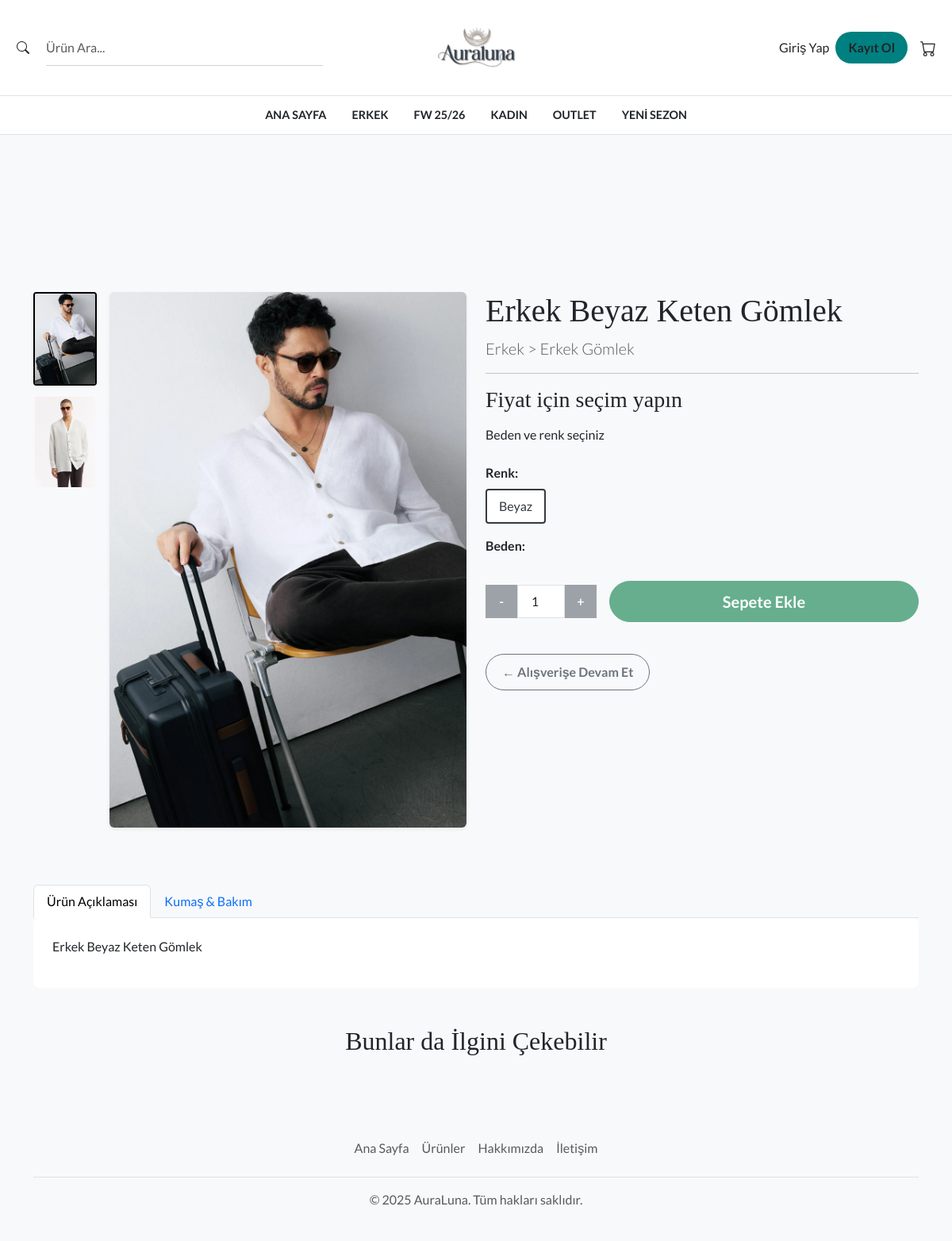
/products/p/erkek-beyaz-keten-gomlek/, run on the app's committed database.
### products/models.py (models this page shows, shortened)
class Category(models.Model):
    name = models.CharField(max_length=200, db_index=True)
    slug = models.SlugField(max_length=200, unique=True)
    parent = models.ForeignKey('self', on_delete=models.CASCADE, null=True, blank=True, related_name='children')
    class Meta:
        ordering = ('name',)
        verbose_name = 'category'
        verbose_name_plural = 'categories'
    def __str__(self):
        full_path = [self.name]; k = self.parent
        while k is not None: full_path.append(k.name); k = k.parent
        return ' > '.join(full_path[::-1])

class Product(models.Model):
    category = models.ForeignKey(Category, related_name='products', on_delete=models.CASCADE)
    name = models.CharField(max_length=200)
    slug = models.SlugField(max_length=200, unique=True)
    description = models.TextField()
    image = models.ImageField(upload_to='products/', null=True, blank=True, help_text="Ana kapak fotoğrafı")
    created_at = models.DateTimeField(auto_now_add=True)
    updated_at = models.DateTimeField(auto_now=True)
    favourited_by = models.ManyToManyField(settings.AUTH_USER_MODEL, related_name='favourite_products', blank=True)
    class Meta:
        ordering = ('-created_at',)

class ProductImage(models.Model):
    product = models.ForeignKey(Product, related_name='images', on_delete=models.CASCADE)
    image = models.ImageField(upload_to='products/gallery/')
    alt_text = models.CharField(max_length=200, blank=True, help_text="Resim yüklenemezse görünecek alternatif metin.")

### products/views.py (the view)
# urls.py: path('p/<slug:slug>/', views.product_detail, name='product_detail'),
def product_detail(request, slug):
    product = get_object_or_404(Product, slug=slug)
    variants_queryset = product.variants.all()
    variants_list = list(variants_queryset.values('id', 'size', 'color', 'stock', 'price'))
    product_images = product.images.all()
    similar_products = Product.objects.filter(category=product.category).exclude(id=product.id)[:4]
    context = {
        'product': product,
        'variants': variants_list,
        'product_images': product_images,
        'similar_products': similar_products,
    }
    return render(request, 'products/product_detail.html', context)

### cart/cart.py (called while the page is built)
    def __len__(self):
        return sum(item['quantity'] for item in self.cart.values())

### cart/context_processors.py (called while the page is built)
def cart(request):
    return {'cart': Cart(request)}

def main_categories(request):
    return {'main_categories': Category.objects.filter(parent__isnull=True)}

### products/templates/products/product_detail.html (shortened to what this page needs)
{% extends "base.html" %}
{% load static %}
{% block content %}
<div class="container my-5">
    <div class="row">
        <div class="col-md-6 mb-4 product-gallery">
            <div class="thumbnail-container">
                {% if product.image %}<img src="{{ product.image.url }}" class="thumbnail-img active" alt="{{ product.name }} - Kapak">{% endif %}
                {% for img in product_images %}<img src="{{ img.image.url }}" class="thumbnail-img" alt="{{ img.alt_text }}">{% endfor %}
            </div>
            <div class="main-image-container">
                <img src="{% if product.image %}{{ product.image.url }}{% else %}{% static 'images/placeholder.png' %}{% endif %}" id="main-product-image" class="img-fluid rounded shadow-sm" alt="{{ product.name }}">
            </div>
        </div>
        <div class="col-md-6">
            <div class="d-flex align-items-center mb-2">
                <h1 class="me-3 mb-0">{{ product.name }}</h1>
            </div>
            <p class="lead text-muted">{{ product.category }}</p>
            <hr>
            <h3 id="product-price" class="mb-3">Fiyat için seçim yapın</h3>
            <p id="product-stock">Beden ve renk seçiniz</p>
            <form id="add-to-cart-form" method="post" class="mt-4 js-ajax-cart-form" data-base-action="{% url 'cart:cart_add' 0 %}">
                <div class="mb-3"><label class="form-label fw-bold">Renk:</label><div id="color-selector" class="d-flex flex-wrap gap-2"></div></div>
                <div class="mb-3"><label class="form-label fw-bold">Beden:</label><div id="size-selector" class="d-flex flex-wrap gap-2"></div></div>
                <div class="d-flex align-items-center mt-4">
                    <div class="quantity-selector me-3">
                        <button type="button" class="btn btn-secondary" id="quantity-minus" disabled>-</button>
                        <input type="number" name="quantity" id="quantity-input" class="form-control text-center" value="1" min="1" readonly>
                        <button type="button" class="btn btn-secondary" id="quantity-plus" disabled>+</button>
                    </div>
                    <button type="submit" id="add-to-cart-btn" class="btn btn-lg btn-success flex-grow-1" disabled>Sepete Ekle</button>
                </div>
            </form>
            <br>
            <a href="{% url 'products:product_list' %}" class="btn btn-outline-secondary mt-3"> &larr; Alışverişe Devam Et</a>
        </div>
    </div>
    <div class="row mt-5">
        <div class="col-12">
            <ul class="nav nav-tabs" id="productTab" role="tablist">
                <li class="nav-item" role="presentation"><button class="nav-link active" id="description-tab" data-bs-toggle="tab" data-bs-target="#description" type="button" role="tab">Ürün Açıklaması</button></li>
                <li class="nav-item" role="presentation"><button class="nav-link" id="details-tab" data-bs-toggle="tab" data-bs-target="#details" type="button" role="tab">Kumaş & Bakım</button></li>
            </ul>
            <div class="tab-content card p-4" id="productTabContent">
                <div class="tab-pane fade show active" id="description" role="tabpanel"><p>{{ product.description }}</p></div>
            </div>
        </div>
    </div>
    <div class="row mt-5">
        <div class="col-12">
            <h2 class="text-center mb-4">Bunlar da İlgini Çekebilir</h2>
        </div>
    </div>
</div>
{% endblock %}

### templates/base.html (shortened to what this page needs)
{% load static %}
<!DOCTYPE html>
<html lang="tr">
<head>
    <link href="https://cdn.jsdelivr.net/npm/bootstrap@5.3.3/dist/css/bootstrap.min.css" rel="stylesheet">
    <link rel="stylesheet" href="https://cdn.jsdelivr.net/npm/bootstrap-icons@1.11.3/font/bootstrap-icons.min.css">
    <link rel="stylesheet" href="https://cdn.jsdelivr.net/npm/swiper@11/swiper-bundle.min.css" />
    <link rel="stylesheet" href="{% static 'css/style.css' %}">
</head>
<body class="{% block body_class %}{% endblock %}">
    <header class="site-header">
        <div class="header-top container-fluid">
            <div class="header-search">
                <form class="d-flex" action="{% url 'products:product_list' %}" method="get" role="search">
                    <button class="btn btn-link text-dark" type="submit"><i class="bi bi-search"></i></button>
                    <input class="form-control" type="search" name="q" placeholder="Ürün Ara...">
                </form>
            </div>
            <div class="header-logo">
                <a href="{% url 'pages:home' %}">
                    <img src="{% static 'images/logo.png' %}" alt="AuraLuna Logo" class="navbar-logo">
                </a>
            </div>
            <div class="header-icons">
                {% include 'partials/right_nav.html' %}
            </div>
        </div>
        <nav class="header-main-nav">
            <ul class="nav justify-content-center">
                <li class="nav-item"><a class="nav-link" href="{% url 'pages:home' %}">Ana Sayfa</a></li>
                {% for category in main_categories %}
                <li class="nav-item">
                    <a class="nav-link" href="{% url 'products:product_list_by_category' category.slug %}">{{ category.name }}</a>
                </li>
                {% endfor %}
            </ul>
        </nav>
    </header>
    <div class="toast-container position-fixed top-0 end-0 p-3" style="z-index: 1100;"></div>
    <main class="main-content">
        {% block content %}{% endblock content %}
    </main>
    <footer class="py-4 mt-5 bg-light">
        <div class="container text-center">
            <ul class="nav justify-content-center border-bottom pb-3 mb-3">
                <li class="nav-item"><a href="{% url 'pages:home' %}" class="nav-link px-2 text-muted">Ana Sayfa</a></li>
                <li class="nav-item"><a href="{% url 'products:product_list' %}" class="nav-link px-2 text-muted">Ürünler</a></li>
                <li class="nav-item"><a href="{% url 'pages:about' %}" class="nav-link px-2 text-muted">Hakkımızda</a></li>
                <li class="nav-item"><a href="{% url 'pages:contact' %}" class="nav-link px-2 text-muted">İletişim</a></li>
            </ul>
            <p class="text-center text-muted">&copy; {% now "Y" %} AuraLuna. Tüm hakları saklıdır.</p>
        </div>
    </footer>
</body>
</html>

### static/css/style.css (style rules this page uses)
body { font-family: 'Lato', sans-serif; background-color: #f8f9fa; }
h1, h2, h3, h4, h5, h6 { font-family: 'Playfair Display', serif; }
.main-content { padding-top: 150px; }
.site-header { background-color: #ffffff; border-bottom: 1px solid #dee2e6; position: sticky; top: 0; z-index: 1020; }
.header-top { display: flex; justify-content: space-between; align-items: center; padding: 10px 20px; }
.header-search { width: 33.33%; }
.header-search .form-control { border: none; border-radius: 0; border-bottom: 1px solid #ced4da; padding-left: 0; }
.header-search .btn { padding-left: 0; }
.header-logo { width: 33.33%; text-align: center; }
.header-logo img { height: 100px; width: auto; }
.header-icons { width: 33.33%; display: flex; justify-content: flex-end; }
.header-main-nav { border-top: 1px solid #dee2e6; padding: 5px 0; }
.header-main-nav .nav-link { color: #212529 !important; font-weight: bold; text-transform: uppercase; font-size: 0.9rem; }
.card { transition: transform 0.3s ease, box-shadow 0.3s ease; border: none; border-radius: 8px; position: relative; }
.btn { transition: background-color 0.3s ease, transform 0.2s ease, color 0.3s ease; border-radius: 50px; padding: 10px 20px; font-weight: bold; }
.quantity-selector { display: flex; }
.quantity-selector .form-control { width: 60px; text-align: center; border-radius: 0; }
.quantity-selector .btn { width: 40px; padding: 8px 12px; border-radius: 0; }
.product-gallery { display: flex; gap: 1rem; }
.thumbnail-container { display: flex; flex-direction: column; gap: 0.75rem; width: 80px; flex-shrink: 0; }
.thumbnail-img { width: 100%; height: auto; border: 2px solid transparent; border-radius: 4px; cursor: pointer; transition: border-color 0.2s ease; }
.thumbnail-img.active { border-color: #000000; }
.main-image-container { flex-grow: 1; }

### data on the page
Category: name "ERKEK"
Category: name "FW 25/26"
Category: name "KADIN"
Category: name "OUTLET"
Category: name "YENI SEZON"
Product: image (picture), name "Erkek Beyaz Keten Gömlek", category "Erkek > Erkek Gömlek", description "Erkek Beyaz Keten Gömlek"
ProductImage: image (picture)
